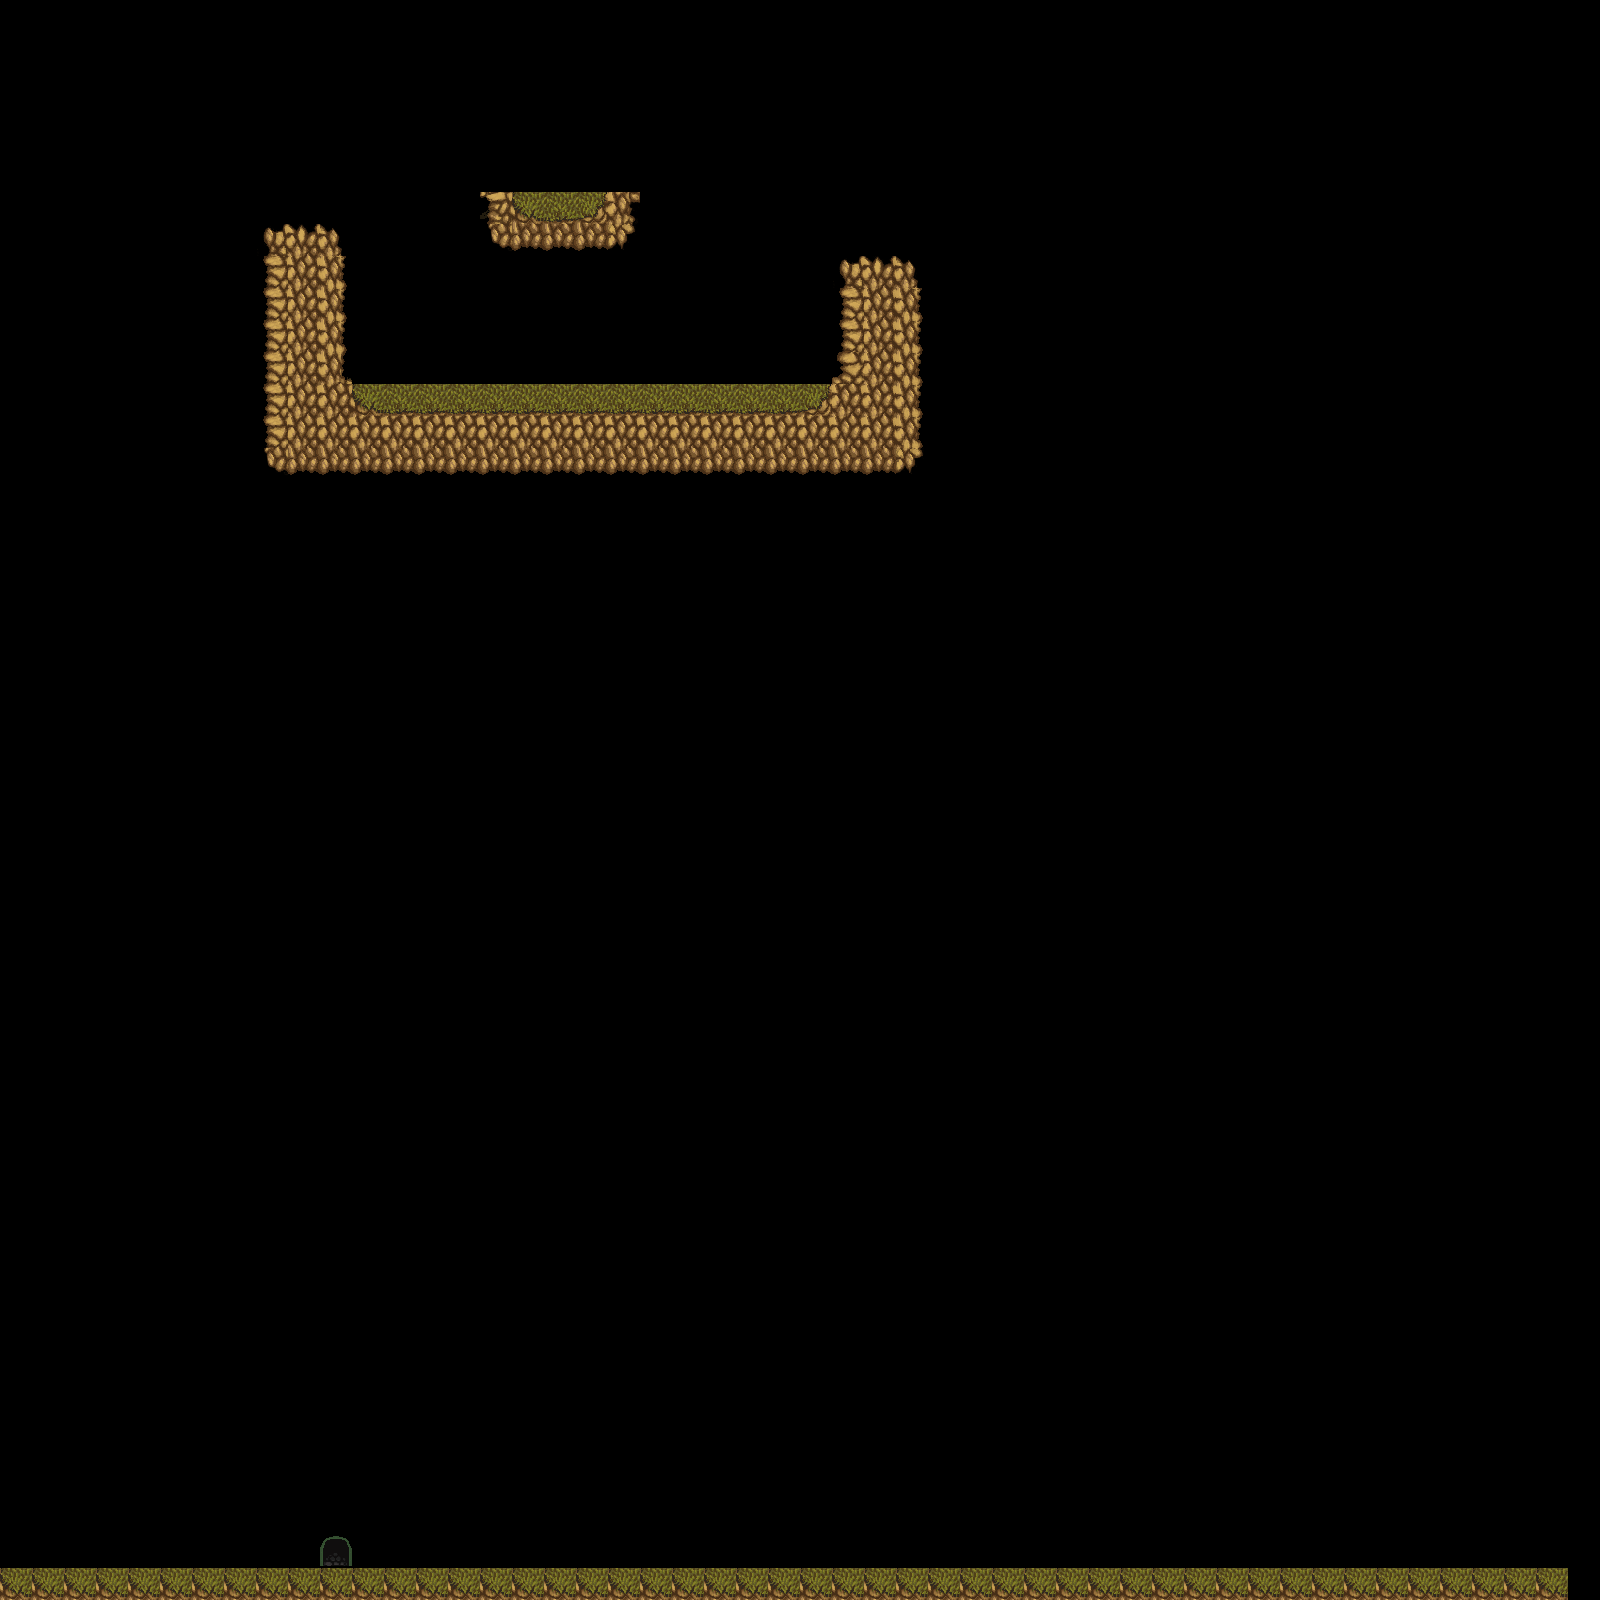

The image is a tile-based game level rendered from a .tmx file. Its description and source (layers, tilesets, objects; grid data summarised) follow:
An orthogonal 50x50 tile map with 32x32 px tiles, 3 tile layers (Main Layer, Deadly Layer, special door), 4 tilesets and 3 objects (door, Alfred, bat).

<map version="1.0" orientation="orthogonal" width="50" height="50" tilewidth="32" tileheight="32">
 <tileset firstgid="1" name="mountainTileset" tilewidth="32" tileheight="32">
  <image source="tiles/mountainTileset.png" trans="ff00ff" width="256" height="128" />
 </tileset>
 <tileset firstgid="33" name="door" tilewidth="32" tileheight="32">
  <image source="door.png" trans="ff00ff" width="32" height="32" />
 </tileset>
 <tileset firstgid="34" name="bat" tilewidth="256" tileheight="32">
  <image source="Object files/bat.png" trans="ff00ff" width="256" height="32" />
 </tileset>
 <tileset firstgid="35" name="Alfred" tilewidth="205" tileheight="145">
  <image source="Object files/Alfred.png" trans="ff00ff" width="256" height="256" />
 </tileset>
 <layer name="Main Layer" width="50" height="50">
  <data>[2500 cells, 149 non-empty, 16 distinct tile ids]</data>
 </layer>
 <layer name="Deadly Layer" width="50" height="50">
  <data>[2500 cells, 0 non-empty, 0 distinct tile ids]</data>
 </layer>
 <layer name="special door" width="50" height="50">
  <data>[2500 cells, 1 non-empty, 1 distinct tile ids]</data>
 </layer>
 <objectgroup name="Background Objects" width="50" height="50">
  <object name="door1" type="door" gid="33" x="402" y="387">
   <properties>
    <property name="height" value="1" />
    <property name="src_id" value="33" />
    <property name="width" value="1" />
   </properties>
  </object>
  <object name="alfred" type="Alfred" gid="35" x="560" y="382">
   <properties>
    <property name="height" value="3.8" />
    <property name="src_id" value="35" />
    <property name="width" value="2" />
   </properties>
  </object>
 </objectgroup>
 <objectgroup name="Foreground Objects" width="50" height="50">
  <object name="bat1" type="bat" gid="34" x="770" y="368">
   <properties>
    <property name="height" value="1" />
    <property name="src_id" value="34" />
    <property name="width" value="1" />
   </properties>
  </object>
 </objectgroup>
</map>